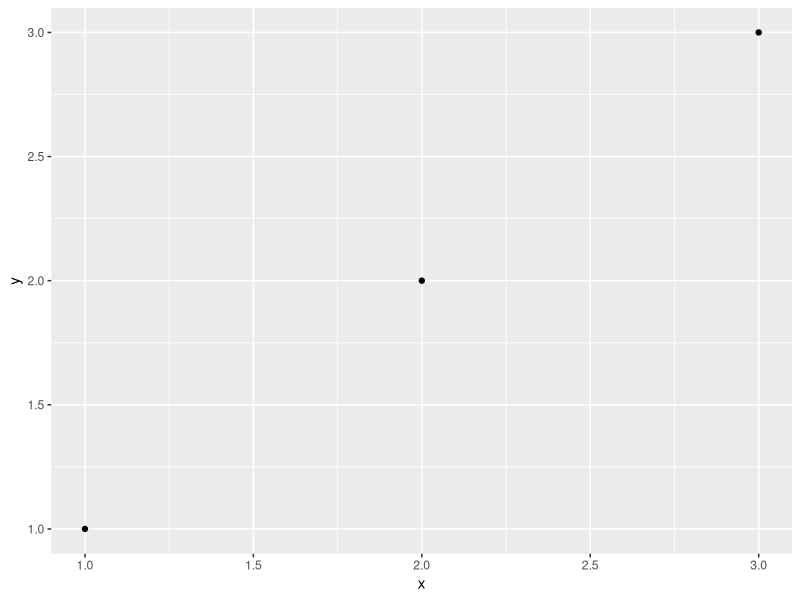
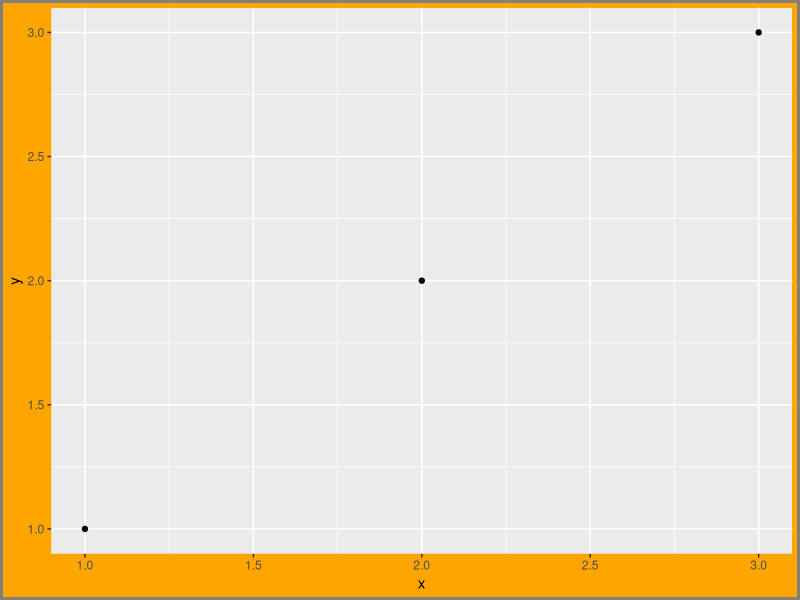

The R script that drew these images, in order:
library(ggplot2)
df <- data.frame(x = 1:3, y = 1:3)
base <- ggplot(df, aes(x, y)) + geom_point()
base
base+ theme(plot.background = element_rect(fill="orange", colour = "grey50", linewidth = 2))